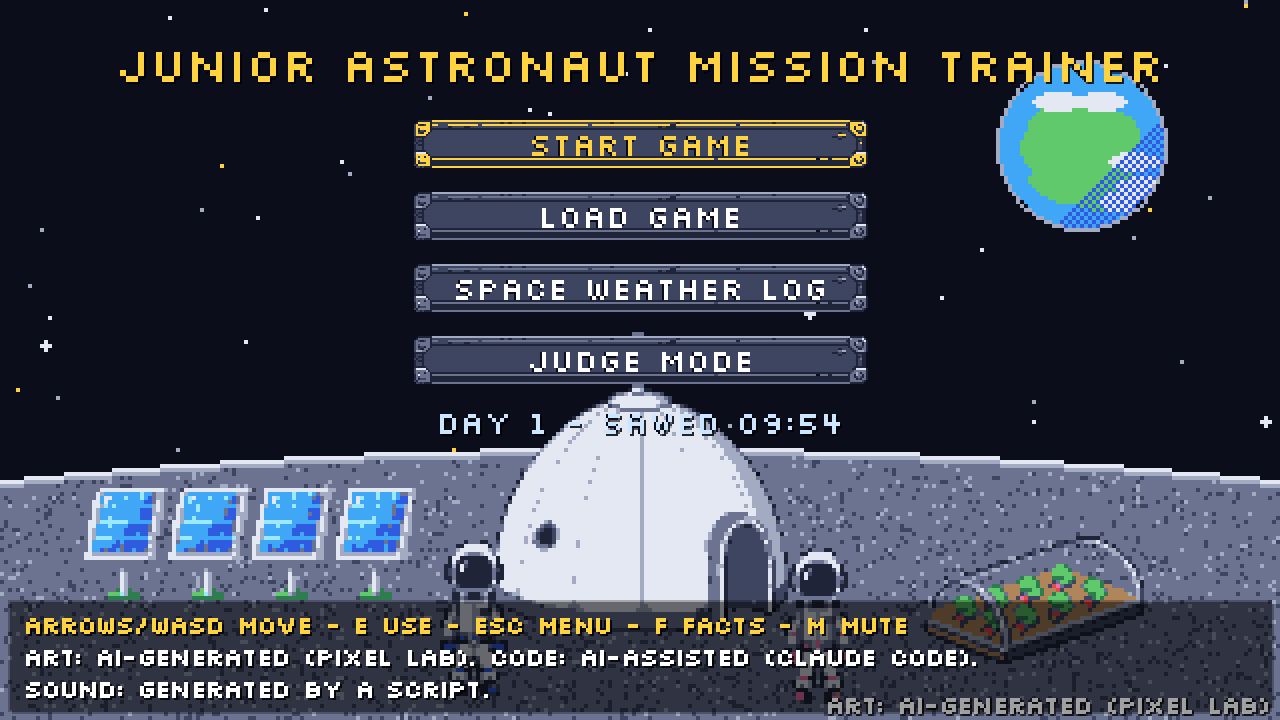
#> input picture docs/screenshots/01_title.png, 1280 x 720 px
$ python make_cover.py
#> lines starting #> are read from the running program, lines starting #| are printed output that depends on the picture
# AI-assisted code (Claude Code), reviewed by the team, NASA Space Apps Cairo 2026
# itch.io cover 630x500 from the 1280x720 title capture: the whole title at game resolution, sky padding.
# Run after tools/capture.tscn:  python tools/make_cover.py
import os
from PIL import Image
ROOT = os.path.dirname(os.path.dirname(os.path.abspath(__file__)))
im = Image.open(os.path.join(ROOT, "docs/screenshots/01_title.png"))
#> im is the input picture: PIL image 1280x720 RGBA; mean R, G, B, A 58.5, 64, 76.5, 255
small = im.resize((640, 360), Image.NEAREST)          # exact half: the game's own 640x360 pixels
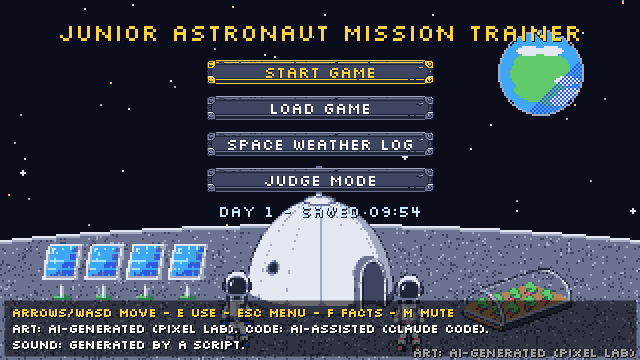
#> small: PIL image 640x360 RGBA; mean R, G, B, A 58.5, 64, 76.5, 255
cover = Image.new("RGB", (630, 500), small.getpixel((2, 2)))   # pad with the sky colour
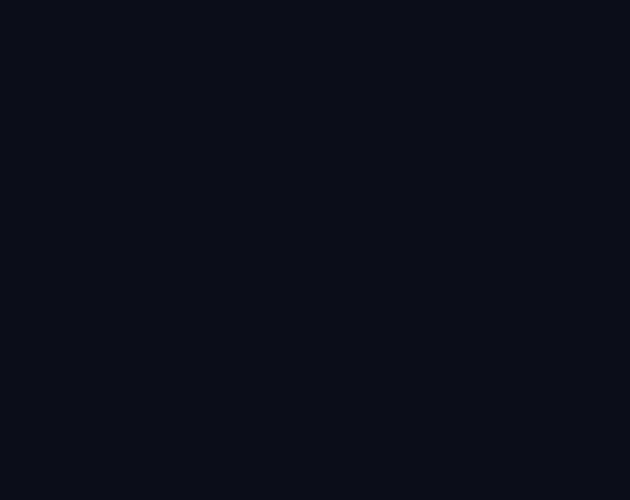
#> cover: PIL image 630x500 RGB; mean R, G, B 11, 13, 26
cover.paste(small.crop((5, 0, 635, 360)), (0, 70))
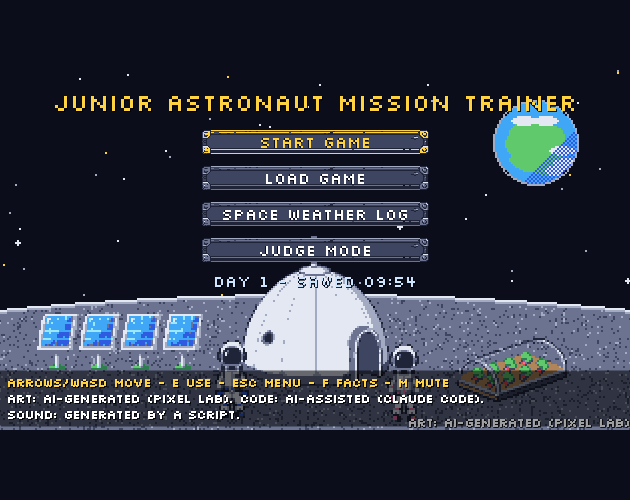
#> cover: PIL image 630x500 RGB; mean R, G, B 45.4, 50, 62.5
cover.save(os.path.join(ROOT, "docs/screenshots/itch_cover_630x500.png"))
print("itch_cover_630x500.png written")

$ run again, with docs/screenshots/03_storm_mission_real_flare.png copied over docs/screenshots/01_title.png
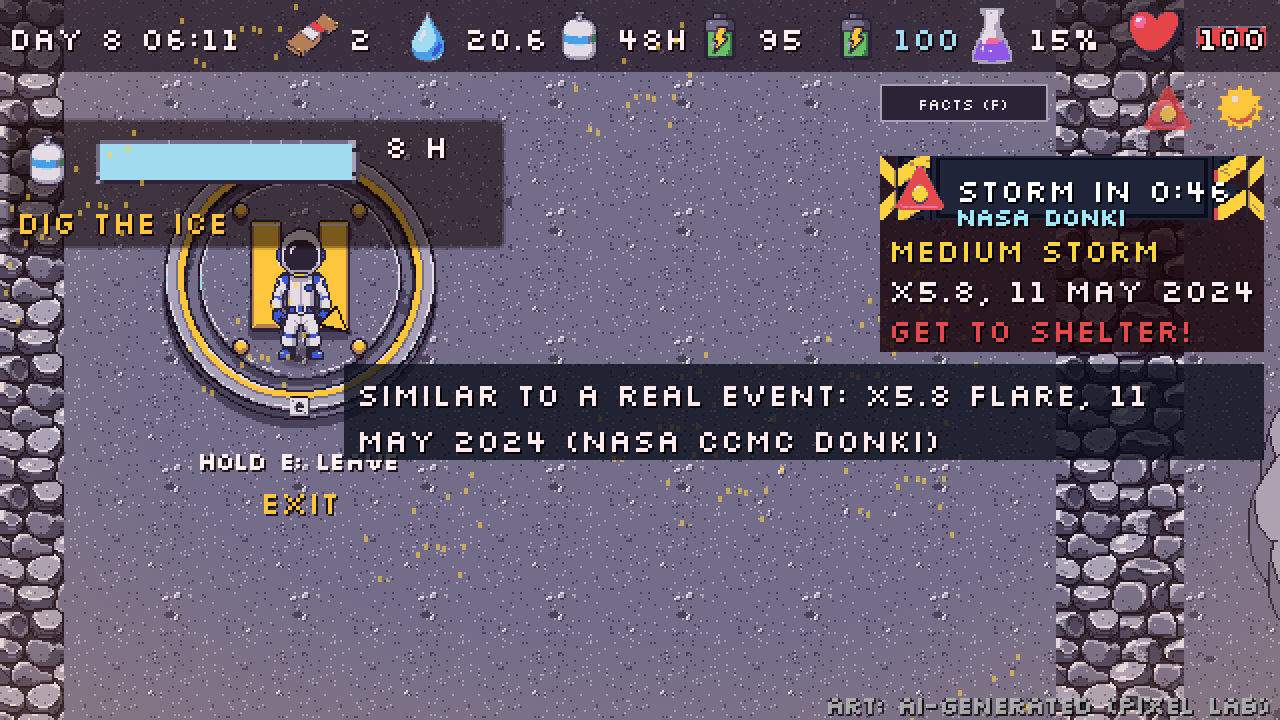
#> input picture docs/screenshots/03_storm_mission_real_flare.png, 1280 x 720 px
#> im is the input picture: PIL image 1280x720 RGBA; mean R, G, B, A 101.9, 92.9, 110, 255
#> `cover = Image.new("RGB", (630, 500), small.getpixel((2, 2)))`:
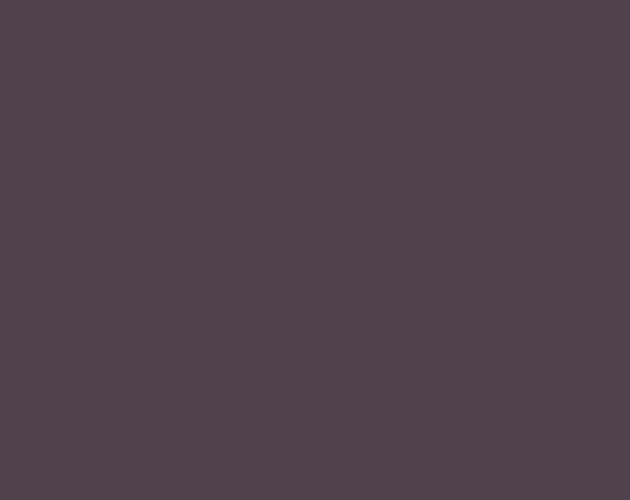
#> cover: PIL image 630x500 RGB; mean R, G, B 79, 66, 76
#> `cover.paste(small.crop((5, 0, 635, 360)), (0, 70))`:
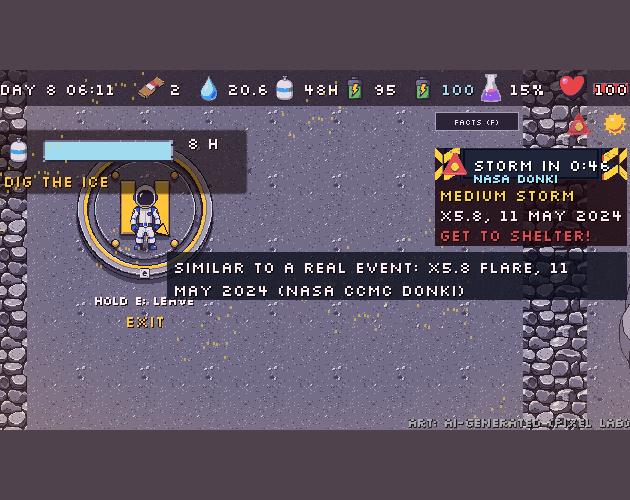
#> cover: PIL image 630x500 RGB; mean R, G, B 95.3, 85.2, 100.3

$ run again, with docs/screenshots/04_shadow_day.png copied over docs/screenshots/01_title.png
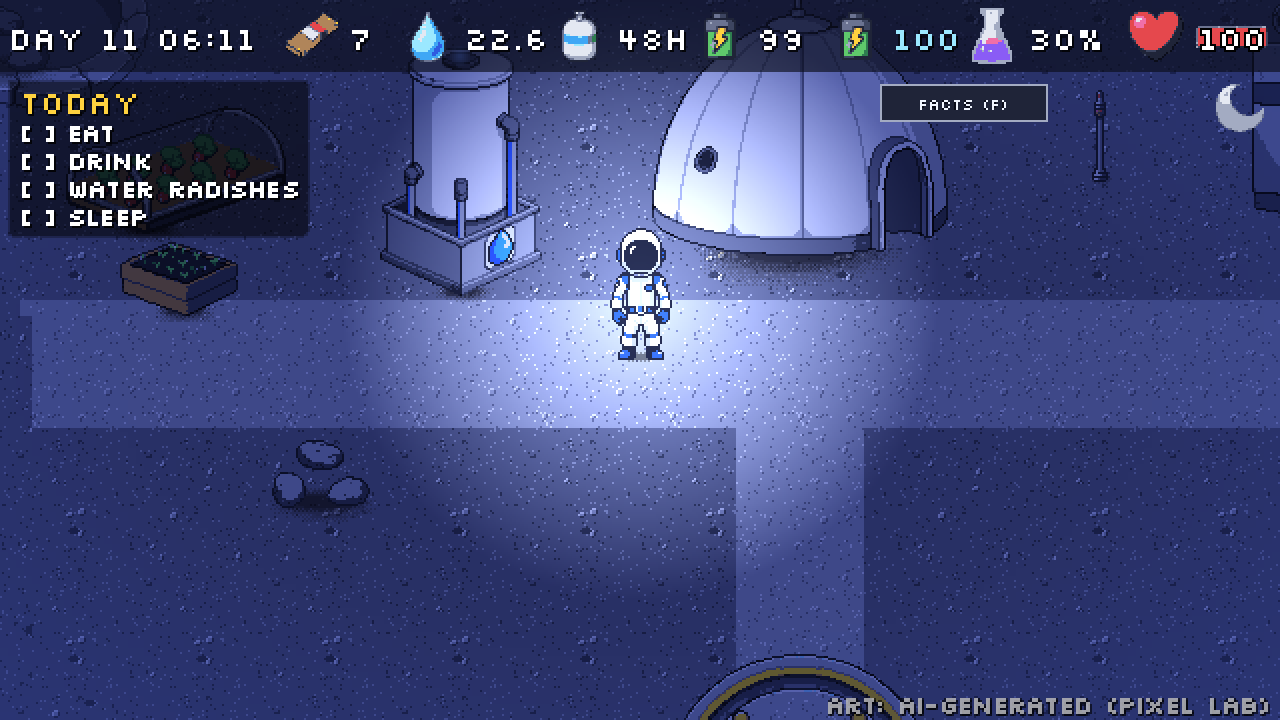
#> input picture docs/screenshots/04_shadow_day.png, 1280 x 720 px
#> im is the input picture: PIL image 1280x720 RGBA; mean R, G, B, A 63.7, 72.2, 123.2, 255
#> `cover = Image.new("RGB", (630, 500), small.getpixel((2, 2)))`:
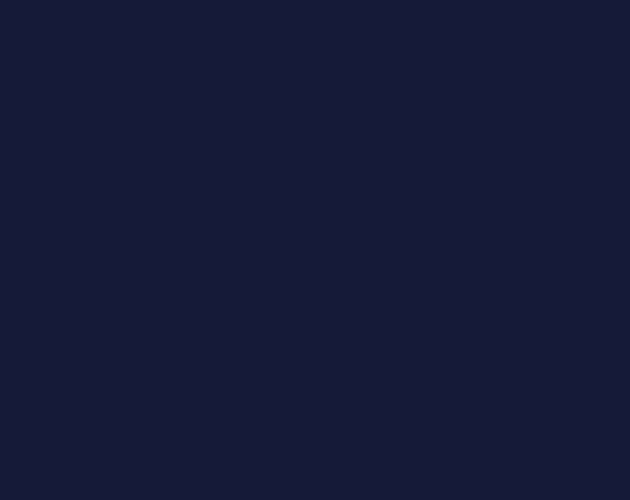
#> cover: PIL image 630x500 RGB; mean R, G, B 21, 26, 56
#> `cover.paste(small.crop((5, 0, 635, 360)), (0, 70))`:
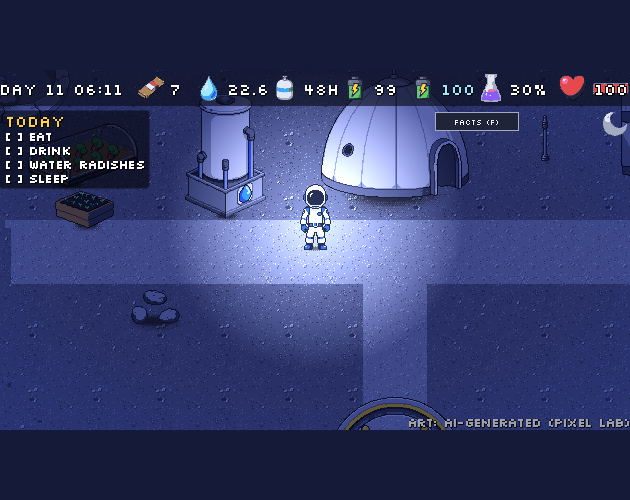
#> cover: PIL image 630x500 RGB; mean R, G, B 52, 59.5, 104.6
